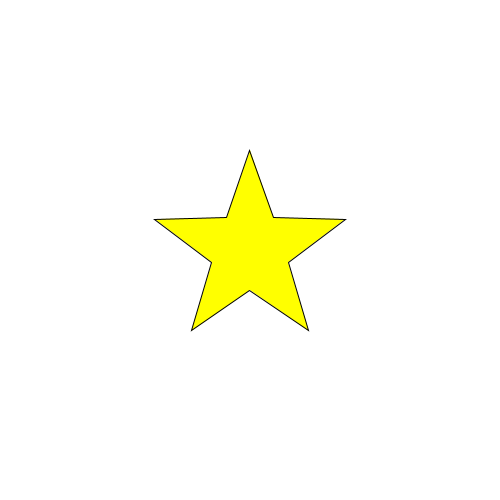
Frame 1 (no input)
Frame 60 (the mouse pressed at the canvas centre just before this capture): identical to frame 1, image omitted
Frame 120 (the mouse held since frame 60 and released just before this capture): identical to frame 1, image omitted

The Processing sketch that drew this single still picture (run headless with seeded random() and noise(); from frame 60 on, the mouse is pressed at the canvas centre):

// Processing sketch: star2
// ── star2.pde
void setup() {
  size(500,500);
}

void draw() {
  background(255);
  fill(255,255,0);
  translate(width/2,height/2);
  rotate(-90*PI/180);
  star(0,0,100,40,5);
}

void star(float x,float y,float radius1,float radius2,int n) {
    float angle = TWO_PI/(n*2);
    beginShape();
    for (int i=0; i<n*2; i++) {
      float radius = 0;
      if (i % 2 == 0) {
        radius = radius1;
      } else {
        radius = radius2;
      }
      float sx = x+radius*cos(i * angle);
      float sy = y+radius*sin(i * angle);
      vertex(sx,sy);
    }
    endShape(CLOSE);
}
